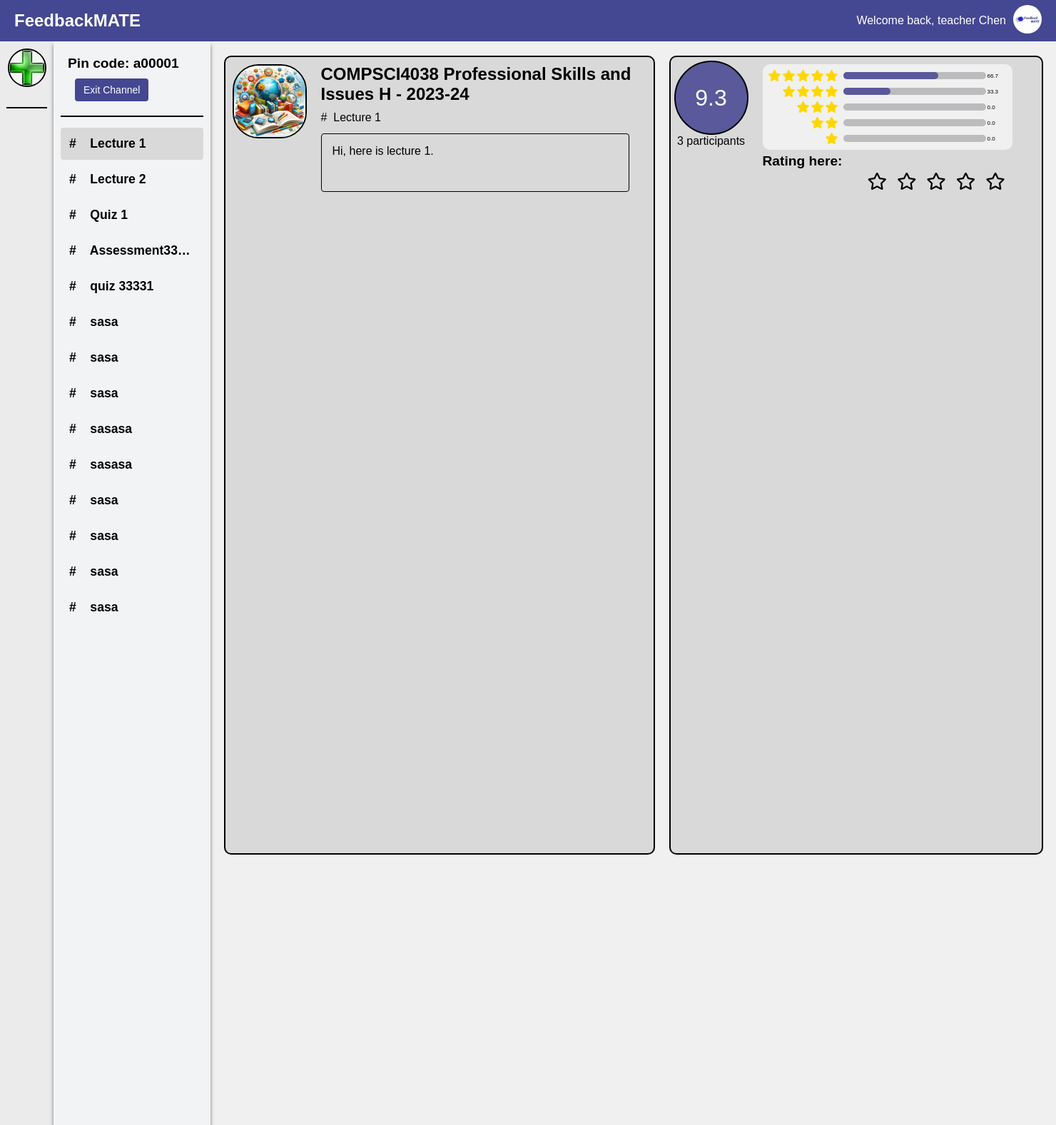
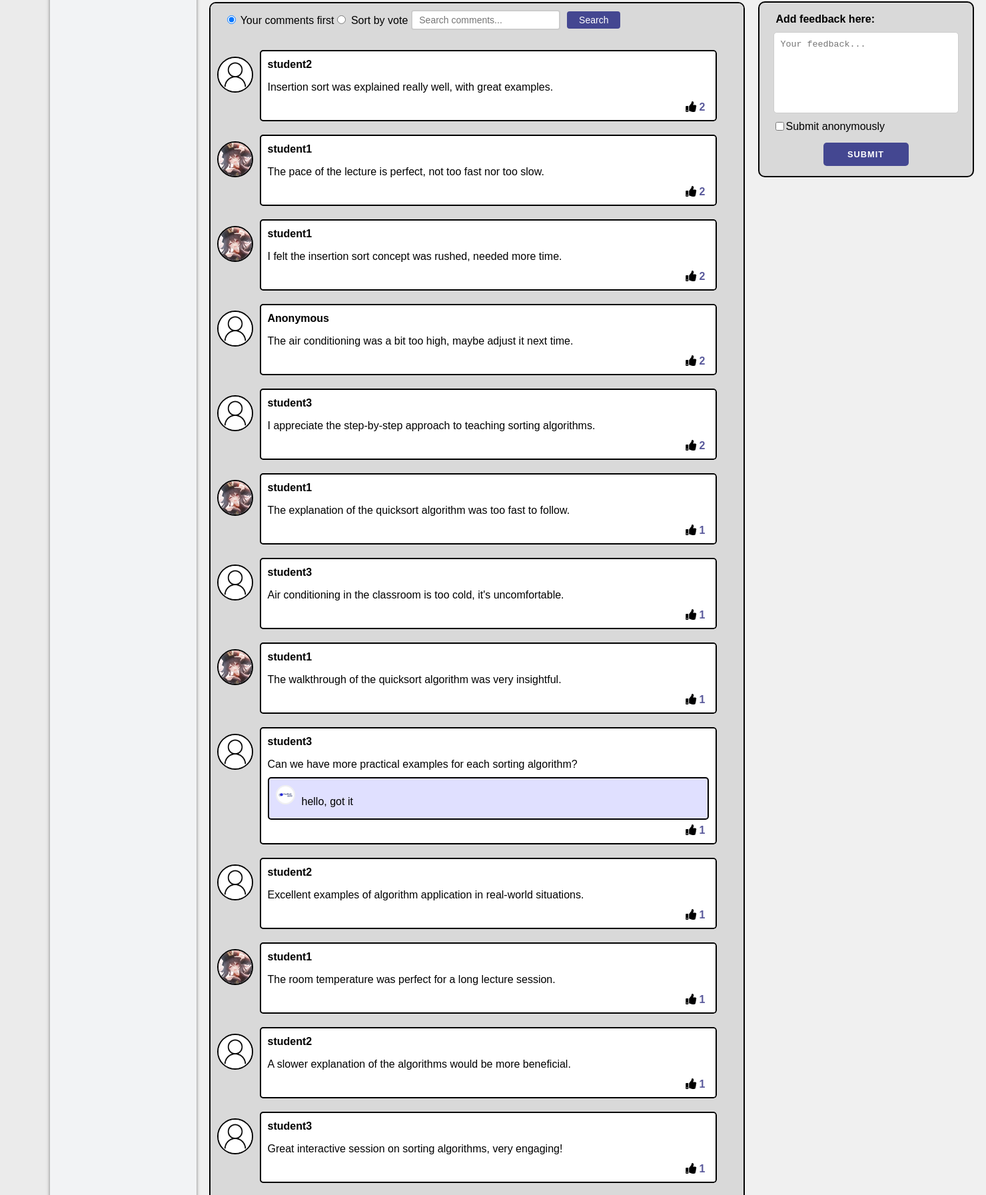
Screenshot of /student/channel/1/section/1/ (signed in, upper part) with the database file from the repository (2 pictures, top to bottom).
### main/models.py (models this page shows, shortened)
class UserInfo(models.Model):
    user = models.OneToOneField(User, on_delete=models.CASCADE)
    profile_name = models.CharField(max_length=30)
    user_image = models.ImageField(upload_to=user_image_path, default='img/user.png')

class Channel(models.Model):
    name = models.CharField(max_length=70)
    pin_code = models.CharField(max_length=6, unique=True, blank=True, null=True)
    user = models.ForeignKey(User, on_delete=models.CASCADE)
    description = models.TextField(max_length=500, blank=True)
    image = models.ImageField(upload_to=channel_image_path, default='img/channel_icon.jpg')
    students = models.ManyToManyField(User, related_name='joined_channels', blank=True)

class Section(models.Model):
    channel = models.ForeignKey(Channel, on_delete=models.CASCADE)
    title = models.CharField(max_length=50)
    description = models.TextField(max_length=500, blank=True)
    total_rating = models.FloatField(default=0.0, blank=True)
    ratings_count = models.PositiveIntegerField(default=0, blank=True)
    one_star_users = models.ManyToManyField(User, related_name='one_star_sections', blank=True)
    two_star_users = models.ManyToManyField(User, related_name='two_star_sections', blank=True)
    three_star_users = models.ManyToManyField(User, related_name='three_star_sections', blank=True)
    four_star_users = models.ManyToManyField(User, related_name='four_star_sections', blank=True)
    five_star_users = models.ManyToManyField(User, related_name='five_star_sections', blank=True)
    one_star_percentage = models.FloatField(verbose_name="Percentage", default=0.0)
    two_star_percentage = models.FloatField(verbose_name="Percentage", default=0.0)
    three_star_percentage = models.FloatField(verbose_name="Percentage", default=0.0)
    four_star_percentage = models.FloatField(verbose_name="Percentage", default=0.0)
    five_star_percentage = models.FloatField(verbose_name="Percentage", default=0.0)

class Comment(models.Model):
    user = models.ForeignKey(User, on_delete=models.CASCADE)  # 评论者
    section = models.ForeignKey(Section, on_delete=models.CASCADE)  # 评论所属的section
    text = models.TextField(max_length=500)  # 评论内容
    read = models.BooleanField(default=False)
    reply = models.TextField(blank=True, null=True)
    is_anonymous = models.BooleanField(default=False)
    liked_users = models.ManyToManyField(User, related_name='liked_comments', blank=True)
    likes = models.IntegerField(default=0)

### main/views.py (the view)
# urls.py: path('student/channel/<int:channel_id>/section/<int:section_id>/', views.studentSection, name='student-section'),
def studentSection(request, channel_id, section_id):
    user_channels = request.user.joined_channels.all()
    current_channel = Channel.objects.get(id=channel_id)
    sections = Section.objects.filter(channel=current_channel)
    current_section = Section.objects.get(id=section_id)
    search_query = request.GET.get('search', '')
    comments_query = Comment.objects.filter(section=current_section)
    if search_query:
        comments_query = comments_query.filter(text__icontains=search_query)
    sort = request.GET.get('sort', 'user_first')
    comments_query = comments_query.annotate(
        current_user_comment=Case(
            When(user=request.user, then=Value(1)),
            default=Value(0),
            output_field=IntegerField()
        )
    )
    if sort == 'user_first':
        comments = comments_query.order_by('-current_user_comment', '-likes')
    else:
        comments = comments_query.order_by('-likes', '-current_user_comment')
    user_info = UserInfo.objects.get(user=request.user)
    user_rating = 0
    if current_section.one_star_users.filter(id=request.user.id).exists():
        user_rating = 1
    elif current_section.two_star_users.filter(id=request.user.id).exists():
        user_rating = 2
    elif current_section.three_star_users.filter(id=request.user.id).exists():
        user_rating = 3
    elif current_section.four_star_users.filter(id=request.user.id).exists():
        user_rating = 4
    elif current_section.five_star_users.filter(id=request.user.id).exists():
        user_rating = 5
    return render(request, 'student_section_detail.html', {
        'username': user_info.profile_name,
        'current_channel': current_channel,
        'sections': sections,
        'current_section': current_section,
        'channels': user_channels,
        'comments': comments,
        'user_image': user_info.user_image.url,
        'sort': sort,
        'search_query': search_query,
        'user_rating': user_rating,
    })

### main/templates/student_section_detail.html (shortened to what this page needs)
{% extends 'student_channel_detail.html' %}
{% load static %}
{% block section %}
<div class="section-block">
{% for section in sections %}
    <div class="section-tooltip">
        <a href="{% url 'student-section' channel_id=section.channel.id section_id=section.id %}" class="section-item {% if current_section.id == section.id %}selected{% endif %}">
            #&nbsp;&nbsp;&nbsp; {{ section.title }}
        </a>
    </div>
{% endfor %}
</div>
{% endblock %}
{% block content %}
{{ block.super}}
<div class="top-section">
    <div class="description-box">
        <div class="description-left">
            <img src= "{{ current_channel.image.url }}" alt="Channel Image" class="channel-image">
        </div>
        <div class="channel-info">
            <h2 class="channel-name">{{ current_channel.name }}</h2>
            <p class="section-title"># &nbsp;{{ current_section.title }}</p>
            <p class="section-description">{{ current_section.description }}</p>
        </div>
    </div>
    <div class="rating-box">
        <div class="rating-overview">
            <div class="circle-rating">
                <span id="total-rating">{{ current_section.total_rating}}</span>
            </div>
            <div class="rating-participants">
                <span id="participants-count">{{ current_section.ratings_count}}</span> participants
            </div>
        </div>
        <div class="right-part">
            <div class="rating-statistics">
                <div class="rating-stat" data-star="5">
                    <i class="fas fa-star"></i>
                    <i class="fas fa-star"></i>
                    <i class="fas fa-star"></i>
                    <i class="fas fa-star"></i>
                    <i class="fas fa-star"></i>
                    <div class="rating-bar">
                        <div class="left-bar-5"></div>
                    </div>
                    <div class="percentage-count">
                        <span id="star-5-count">{{ current_section.five_star_percentage }}</span>
                    </div>
                </div>
                <div class="rating-stat" data-star="4">
                    <i class="fas fa-star"></i>
                    <i class="fas fa-star"></i>
                    <i class="fas fa-star"></i>
                    <i class="fas fa-star"></i>
                    <div class="rating-bar">
                        <div class="left-bar-4"></div>
                    </div>
                    <div class="percentage-count">
                        <span id="star-4-count">{{ current_section.four_star_percentage }}</span>
                    </div>
                </div>
                <div class="rating-stat" data-star="3">
                    <i class="fas fa-star"></i>
                    <i class="fas fa-star"></i>
                    <i class="fas fa-star"></i>
                    <div class="rating-bar">
                    </div>
                    <div class="percentage-count">
                        <span id="star-3-count">{{ current_section.three_star_percentage }}</span>
                    </div>
                </div>
                <div class="rating-stat" data-star="2">
                    <i class="fas fa-star"></i>
                    <i class="fas fa-star"></i>
                    <div class="rating-bar">
                    </div>
                    <div class="percentage-count">
                        <span id="star-2-count">{{ current_section.two_star_percentage }}</span>
                    </div>
                </div>
                <div class="rating-stat" data-star="1">
                    <i class="fas fa-star"></i>
                    <div class="rating-bar">
                    </div>
                    <div class="percentage-count">
                        <span id="star-1-count">{{ current_section.one_star_percentage }}</span>
                    </div>
                </div>
            </div>
            <div class="rating-heading">
                <h3>Rating here:</h3>
            </div>
            <div class="rating-buttons" data-current-rating="0">
                {% for star in "12345" %}
                <i class="far fa-star rating-star" data-rating="{{ forloop.counter }}" onclick="rateSection(this, {{ current_section.id }}, '{{ forloop.counter }}')"></i>
                {% endfor %}
            </div>
        </div>
    </div>
    <div class="comment-section">
        <div class="search-sort-container">
        <form id="sort-form" method="get">
            <label class="sort-option">
                <input type="radio" name="sort" value="user_first" {% if request.GET.sort == "user_first" or not request.GET.sort %}checked{% endif %}>
                Your comments first
            </label>
            <label class="sort-option">
                <input type="radio" name="sort" value="vote_prioritize_user" {% if request.GET.sort == "vote_prioritize_user" %}checked{% endif %}>
                Sort by vote
            </label>
        </form>
        <form method="get" action="" class="search-form">
            <input type="text" name="search" placeholder="Search comments..." value="{{ request.GET.search|default:'' }}">
            <button type="submit">Search</button>
        </form>
        </div>
    {% for comment in comments %}
    <div class="comment" data-comment-id="{{ comment.id }}">
        <img src="{% if comment.is_anonymous %}/media/img/user.png{% else %}{{ comment.user.userinfo.user_image.url }}{% endif %}" alt="User Image" class="user-image">
        <div class="comment-main">
            <p class="comment-username">
                {% if comment.is_anonymous %}
                    Anonymous
                {% else %}
                    {{ comment.user.username }}
                {% endif %}
            </p>
            <p class="comment-text">{{ comment.text }}</p>
            <div class="comment-actions">
                <div class="likes" data-comment-id="{{ comment.id }}">
                    <i class="fas fa-thumbs-up {% if request.user in comment.liked_users.all %}liked{% endif %}" onclick="toggleLike(this)"></i>
                    <span class="like-count">{{ comment.likes }}</span>
                </div>
            </div>
            <div class="reply" {% if not comment.reply %}style="display:none;"{% endif %}>
                <img src="{{ comment.section.channel.user.userinfo.user_image.url }}" alt="Owner Image" class="owner-image">
                <p class="reply-content">{{ comment.reply }}</p>
            </div>
        </div>
    </div>
    {% endfor %}
    </div>
    <div class="provide-feedback-section">
        <form method="post" action="{% url 'submit-feedback' current_section.id %}">
            <p>Add feedback here:</p>
            <textarea name="feedback_content" placeholder="Your feedback..."  required maxlength="500"></textarea>
            <div class="anonymous-checkbox">
                <input type="checkbox" id="anonymous" name="anonymous" value="true">
                <label for="anonymous">Submit anonymously</label>
            </div>
            <button type="submit" class="submit-feedback-btn">Submit</button>
        </form>
    </div>
</div>
{% endblock %}

### main/templates/student_channel_detail.html (shortened to what this page needs)
{% extends 'student.html' %}
{% load static %}
{% block content %}
<div class="section-nav">
    <div class="pin-code-display">
        Pin code: {{ current_channel.pin_code }}
        <button type="button" onclick="confirmExit({{ current_channel.id }})" class="create-section-btn">Exit Channel</button>
    </div>
    {% block section %}{% endblock%}
</div>
{% endblock %}

### main/templates/student.html (shortened to what this page needs)
<!DOCTYPE html>
<html lang="en">
{% load static %}
<head>
    <link rel="stylesheet" href="https://cdnjs.cloudflare.com/ajax/libs/font-awesome/5.15.1/css/all.min.css">
    <link rel="stylesheet" href="https://cdnjs.cloudflare.com/ajax/libs/font-awesome/5.15.3/css/all.min.css">
</head>
<body>
    <div class="app-container">
        <div class="header">
            <div class="logo">FeedbackMATE</div>
            <div class="user-info">
                <span class="welcome-text">Welcome back, {{ username }}</span>
                <div class="user-dropdown">
                    <img src="{{ user_image }}" alt="User Image" width="40" height="40" style="border-radius: 50%;">
                </div>
            </div>
        </div>
        <div class="main-container">
            <div class="sidebar">
                <div class="channel-icon-container add-channel create-channel-btn">
                    <img src="{% static 'img/add_channel_icon.jpg' %}" alt="Add Channel" class="channel-icon" onclick="location.href='{% url 'join-channel' %}'">
                </div>
                <div class="channel-divider"></div>
            </div>
            {% block content %}
            {% endblock %}
        </div>
    </div>
</body>
</html>

### main/templates/student.html (style rules this page uses)
body { font-family: Arial, sans-serif; margin: 0; padding: 0; border: 0; background-color: #f0f0f0; }
.app-container { display: flex; flex-direction: column; min-width: 1470px; height: 100vh; overflow-x: auto; overflow-y: auto; }
.header { display: flex; justify-content: space-between; align-items: center; padding: 20px; background-color: #444791; color: white; height: 18px; }
.logo { font-size: 24px; font-weight: bold; }
.user-info { display: flex; align-items: center; }
.welcome-text { margin-right: 10px; }
.user-dropdown { position: relative; }
.main-container { display: flex; flex-grow: 1; height: calc(100vh - 58px); }
.sidebar { width: 55px; background-color: #EBEBEB; padding: 10px; display: flex; flex-direction: column; align-items: center; flex-shrink: 0; -ms-overflow-style: none; scrollbar-width: none; overflow-y: auto; overflow-x: hidden; }
.channel-divider { height: 0; background-color: black; border: 1px solid black; width: 100%; margin-top: 10px; margin-bottom: 10px; top: 0; z-index: 10; }
.add-channel { margin-bottom: 10px; border-bottom: 2px solid black; }
.channel-icon-container { position: relative; margin-bottom: 18px; border: 2px solid black; border-radius: 50%; width: 50px; height: 50px; display: flex; justify-content: center; align-items: center; transition: border-radius 0.1s; }
.channel-icon { max-width: 100%; max-height: 100%; border-radius: 50%; }

### main/templates/student_channel_detail.html (style rules this page uses)
.section-nav { background-color: #F2F3F5; padding: 10px; box-shadow: 5px 0 5px -5px rgba(0,0,0,0.5), -5px 0 5px -5px rgba(0,0,0,0.5); width: 25%; min-width: 200px; overflow-y: hidden; }
.pin-code-display { padding: 10px; margin-bottom: 10px; border-bottom: 2px solid black; background-color: #F2F3F5; text-align: left; font-weight: bold; font-size: 1.2em; }
.section-block { height: calc(100vh - 58px - 116px); overflow-x: hidden; overflow-y: auto; }
.section-item { display: block; padding: 10px; margin: 5px 0; text-decoration: none; font-weight: bold; font-size: 1.1em; color: #000000; border-radius: 4px; transition: background-color 0.3s, box-shadow 0.3s; border: 2px solid transparent; width: 100%; min-width: 200px; box-sizing: border-box; overflow: hidden; white-space: nowrap; text-overflow: ellipsis; }
.create-section-btn { padding: 8px 12px; background-color: #444791; color: white; border: none; border-radius: 4px; cursor: pointer; font-size: 14px; display: block; margin: 10px 0 10px 10px; text-align: center; }

### rows the page displays
UserInfo: profile_name "teacher Chen"
Channel: pin_code "a00001", image (picture), name "COMPSCI4038 Professional Skills and Issues H - 2023-24"
Section: title "Lecture 1", description "Hi, here is lecture 1.", total_rating "9.3", ratings_count "3", five_star_percentage "66.7", four_star_percentage "33.3", three_star_percentage "0.0", two_star_percentage "0.0", one_star_percentage "0.0"
Section: title "Lecture 2"
Section: title "Quiz 1"
Section: title "Assessment33…"
Section: title "quiz 33331"
Section: title "sasa"
Section: title "sasa"
Section: title "sasa"
Section: title "sasasa"
Section: title "sasasa"
Section: title "sasa"
Section: title "sasa"
Section: title "sasa"
Section: title "sasa"
Comment: user.userinfo.user_image (placeholder picture), user.username "student2", text "Insertion sort was explained really well, with great examples.", likes "2"
Comment: user.userinfo.user_image (picture), user.username "student1", text "The pace of the lecture is perfect, not too fast nor too slow.", likes "2"
Comment: user.userinfo.user_image (picture), user.username "student1", text "I felt the insertion sort concept was rushed, needed more time.", likes "2"
Comment: is_anonymous "Anonymous", text "The air conditioning was a bit too high, maybe adjust it next time.", likes "2"
Comment: user.userinfo.user_image (placeholder picture), user.username "student3", text "I appreciate the step-by-step approach to teaching sorting algorithms.", likes "2"
Comment: user.userinfo.user_image (picture), user.username "student1", text "The explanation of the quicksort algorithm was too fast to follow.", likes "1"
Comment: user.userinfo.user_image (placeholder picture), user.username "student3", text "Air conditioning in the classroom is too cold, it's uncomfortable.", likes "1"
Comment: user.userinfo.user_image (picture), user.username "student1", text "The walkthrough of the quicksort algorithm was very insightful.", likes "1"
Comment: user.userinfo.user_image (placeholder picture), user.username "student3", text "Can we have more practical examples for each sorting algorithm?", likes "1", section.channel.user.userinfo.user_image (picture), reply "hello, got it"
Comment: user.userinfo.user_image (placeholder picture), user.username "student2", text "Excellent examples of algorithm application in real-world situations.", likes "1"
Comment: user.userinfo.user_image (picture), user.username "student1", text "The room temperature was perfect for a long lecture session.", likes "1"
Comment: user.userinfo.user_image (placeholder picture), user.username "student2", text "A slower explanation of the algorithms would be more beneficial.", likes "1"
Comment: user.userinfo.user_image (placeholder picture), user.username "student3", text "Great interactive session on sorting algorithms, very engaging!", likes "1"
